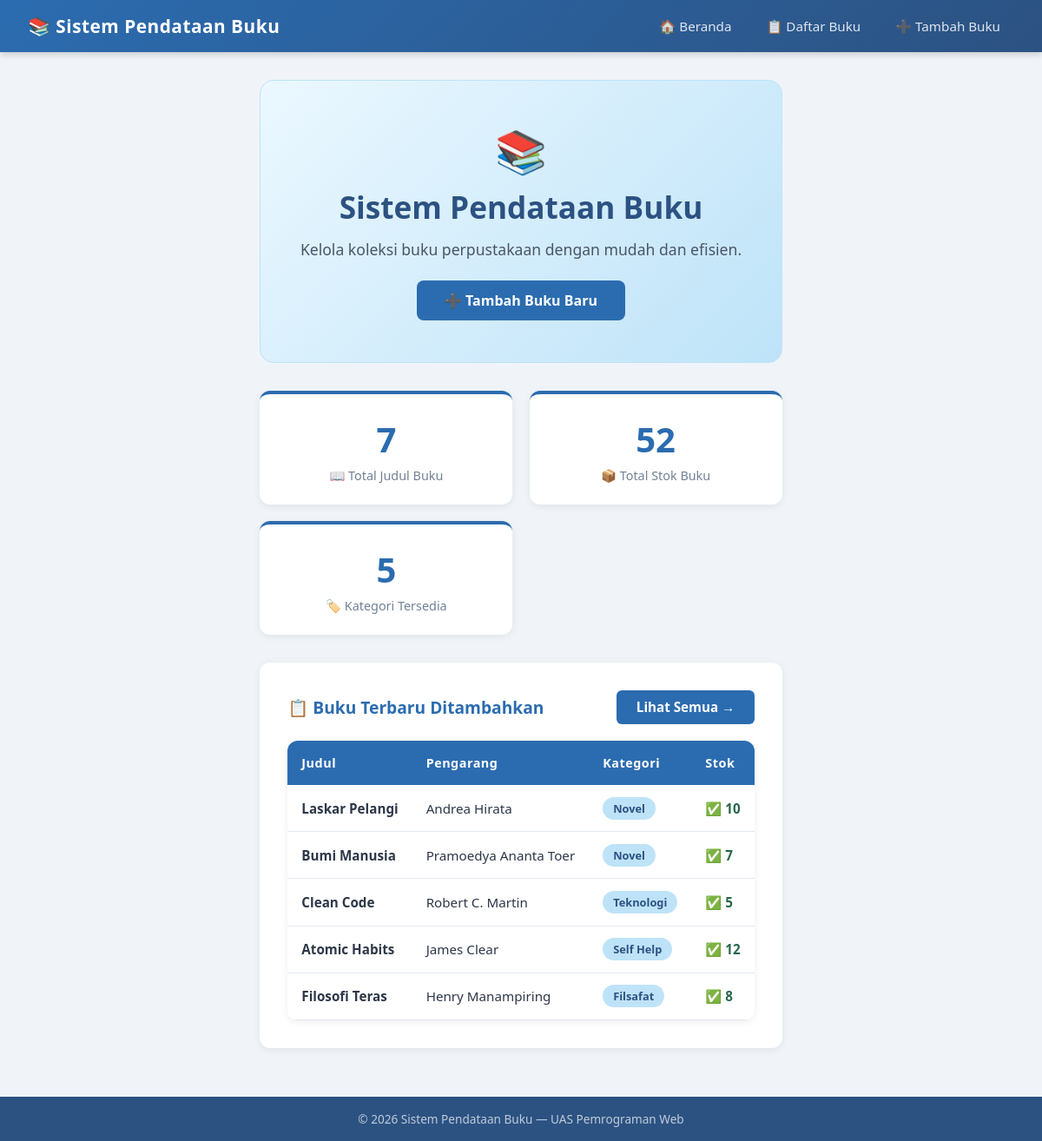
The page / on the database its author committed.
### tables this page shows
CREATE TABLE IF NOT EXISTS buku (
    id INT AUTO_INCREMENT PRIMARY KEY,
    judul VARCHAR(200) NOT NULL,
    pengarang VARCHAR(150) NOT NULL,
    penerbit VARCHAR(150) NOT NULL,
    tahun_terbit YEAR NOT NULL,
    stok INT NOT NULL DEFAULT 0,
    kategori VARCHAR(100) NOT NULL,
    created_at TIMESTAMP DEFAULT CURRENT_TIMESTAMP
);

### includes/functions.php (called while the page is built, shortened)
<?php
function sanitasi($data) {
    $data = trim($data);
    $data = stripslashes($data);
    $data = htmlspecialchars($data);
    return $data;
}
function formatAngka($angka) {
    return number_format($angka, 0, ',', '.');
}
function getKategori($koneksi) {
    $kategori = [];
    $query = mysqli_query($koneksi, "SELECT DISTINCT kategori FROM buku ORDER BY kategori ASC");
    while ($row = mysqli_fetch_assoc($query)) {
        $kategori[] = $row['kategori'];
    }
    return $kategori;
}
function totalStok($koneksi) {
    $query = mysqli_query($koneksi, "SELECT SUM(stok) AS total FROM buku");
    $row   = mysqli_fetch_assoc($query);
    return $row['total'] ?? 0;
}
?>

### index.php (the view, shortened to what this page needs)
<?php
require 'includes/koneksi.php';
require 'includes/functions.php';
$totalBuku     = mysqli_num_rows(mysqli_query($koneksi, "SELECT id FROM buku"));
$totalStokSemua = totalStok($koneksi);
$kategoriList  = getKategori($koneksi);
$totalKategori = count($kategoriList);
$bukuTerbaru = mysqli_query($koneksi, "SELECT * FROM buku ORDER BY created_at DESC LIMIT 5");
require 'includes/header.php';
?>
<div class="hero">
    <div style="font-size:3rem; margin-bottom:0.5rem;">📚</div>
    <h1>Sistem Pendataan Buku</h1>
    <p>Kelola koleksi buku perpustakaan dengan mudah dan efisien.</p>
    <a href="tambah.php" class="hero-btn">➕ Tambah Buku Baru</a>
</div>
<div class="stats-grid">
    <div class="stat-card">
        <div class="stat-number"><?= $totalBuku ?></div>
        <div class="stat-label">📖 Total Judul Buku</div>
    </div>
    <div class="stat-card">
        <div class="stat-number"><?= formatAngka($totalStokSemua) ?></div>
        <div class="stat-label">📦 Total Stok Buku</div>
    </div>
    <div class="stat-card">
        <div class="stat-number"><?= $totalKategori ?></div>
        <div class="stat-label">🏷️ Kategori Tersedia</div>
    </div>
</div>
<div class="card">
    <div class="top-bar">
        <h2 style="font-size:1.2rem; color:#2b6cb0;">📋 Buku Terbaru Ditambahkan</h2>
        <a href="daftar.php" class="btn btn-tambah">Lihat Semua →</a>
    </div>
    <?php if (mysqli_num_rows($bukuTerbaru) > 0): ?>
    <div class="table-wrapper">
        <table>
            <thead>
                <tr>
                    <th>Judul</th>
                    <th>Pengarang</th>
                    <th>Kategori</th>
                    <th>Stok</th>
                </tr>
            </thead>
            <tbody>
                <?php while ($buku = mysqli_fetch_assoc($bukuTerbaru)): ?>
                    <?php
                        if ($buku['stok'] == 0) {
                            $kelasStok = 'stok-empty';
                            $labelStok = '❌ Habis';
                        } elseif ($buku['stok'] <= 3) {
                            $kelasStok = 'stok-warn';
                            $labelStok = '⚠️ ' . $buku['stok'];
                        } else {
                            $kelasStok = 'stok-ok';
                            $labelStok = '✅ ' . $buku['stok'];
                        }
                    ?>
                    <tr>
                        <td data-label="Judul"><strong><?= sanitasi($buku['judul']) ?></strong></td>
                        <td data-label="Pengarang"><?= sanitasi($buku['pengarang']) ?></td>
                        <td data-label="Kategori"><span class="badge"><?= sanitasi($buku['kategori']) ?></span></td>
                        <td data-label="Stok"><span class="<?= $kelasStok ?>"><?= $labelStok ?></span></td>
                    </tr>
                <?php endwhile; ?>
            </tbody>
        </table>
    </div>
    <?php endif; ?>
</div>
<?php require 'includes/footer.php'; ?>

### assets/css/style.css (style rules this page uses)
* { margin: 0; padding: 0; box-sizing: border-box; }
body { font-family: 'Segoe UI', Tahoma, Geneva, Verdana, sans-serif; background-color: #f0f4f8; color: #2d3748; min-height: 100vh; display: flex; flex-direction: column; }
.hero { background: linear-gradient(135deg, #ebf8ff, #bee3f8); border-radius: 16px; padding: 3rem 2rem; text-align: center; margin-bottom: 2rem; border: 1px solid #bee3f8; }
.hero h1 { font-size: 2.2rem; color: #2c5282; margin-bottom: 0.8rem; }
.hero p { color: #4a5568; font-size: 1.1rem; margin-bottom: 1.5rem; }
.hero-btn { display: inline-block; background: #2b6cb0; color: white; padding: 0.75rem 2rem; border-radius: 8px; text-decoration: none; font-weight: 600; transition: background 0.2s, transform 0.1s; }
.stats-grid { display: grid; grid-template-columns: repeat(auto-fit, minmax(200px, 1fr)); gap: 1.2rem; margin-bottom: 2rem; }
.stat-card { background: white; border-radius: 12px; padding: 1.5rem; text-align: center; box-shadow: 0 2px 8px rgba(0,0,0,0.07); border-top: 4px solid #2b6cb0; transition: transform 0.2s; }
.stat-card .stat-number { font-size: 2.5rem; font-weight: 700; color: #2b6cb0; }
.stat-card .stat-label { color: #718096; font-size: 0.9rem; margin-top: 0.3rem; }
.card { background: white; border-radius: 12px; padding: 2rem; box-shadow: 0 2px 8px rgba(0,0,0,0.07); margin-bottom: 1.5rem; }
.table-wrapper { overflow-x: auto; border-radius: 12px; box-shadow: 0 2px 8px rgba(0,0,0,0.07); }
table { width: 100%; border-collapse: collapse; background: white; }
thead { background: #2b6cb0; color: white; }
thead th { padding: 1rem; text-align: left; font-weight: 600; font-size: 0.9rem; letter-spacing: 0.5px; }
tbody tr { border-bottom: 1px solid #e2e8f0; transition: background 0.15s; }
tbody td { padding: 0.85rem 1rem; font-size: 0.95rem; }
.badge { display: inline-block; padding: 0.25rem 0.75rem; border-radius: 20px; font-size: 0.8rem; font-weight: 600; background: #bee3f8; color: #2c5282; }
.stok-ok { color: #276749; font-weight: 600; }
.btn { display: inline-block; padding: 0.45rem 1rem; border-radius: 6px; font-size: 0.85rem; font-weight: 600; text-decoration: none; border: none; cursor: pointer; transition: opacity 0.2s, transform 0.1s; }
.btn-tambah { background: #2b6cb0; color: white; padding: 0.6rem 1.4rem; font-size: 0.95rem; }
.top-bar { display: flex; justify-content: space-between; align-items: center; margin-bottom: 1.2rem; flex-wrap: wrap; gap: 0.75rem; }

### rows shown on the page
buku: judul "Laskar Pelangi", pengarang "Andrea Hirata", kategori "Novel", stok "✅ 10"
buku: judul "Bumi Manusia", pengarang "Pramoedya Ananta Toer", kategori "Novel", stok "✅ 7"
buku: judul "Clean Code", pengarang "Robert C. Martin", kategori "Teknologi", stok "✅ 5"
buku: judul "Atomic Habits", pengarang "James Clear", kategori "Self Help", stok "✅ 12"
buku: judul "Filosofi Teras", pengarang "Henry Manampiring", kategori "Filsafat", stok "✅ 8"

### other values the page prints
$totalBuku "7"
formatAngka($totalStokSemua) "52"
$totalKategori "5"
